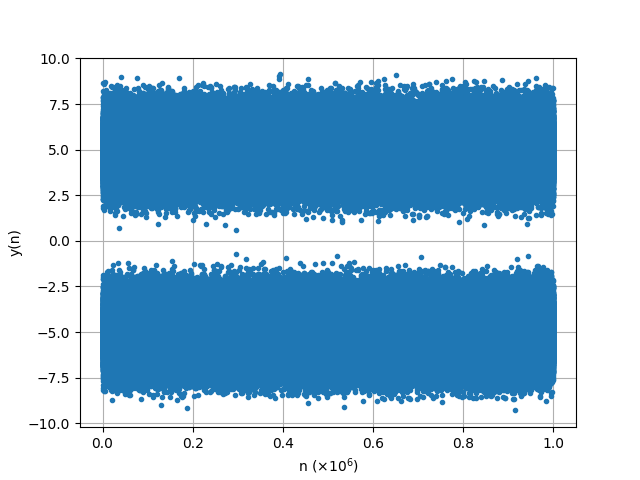

Source code (Python):
#Importing numpy, scipy, mpmath and pyplot
import numpy as np
import mpmath as mp
import scipy 
import matplotlib.pyplot as plt

simlen = int(1e6)
var_Y= np.loadtxt('Var_Y.dat', dtype='double')
x = np.linspace(0, 1, simlen)
plt.plot(x, var_Y, '.')
plt.xlabel('n ($\\times 10^6$)')
plt.ylabel('y(n)')
plt.grid()
plt.show()
